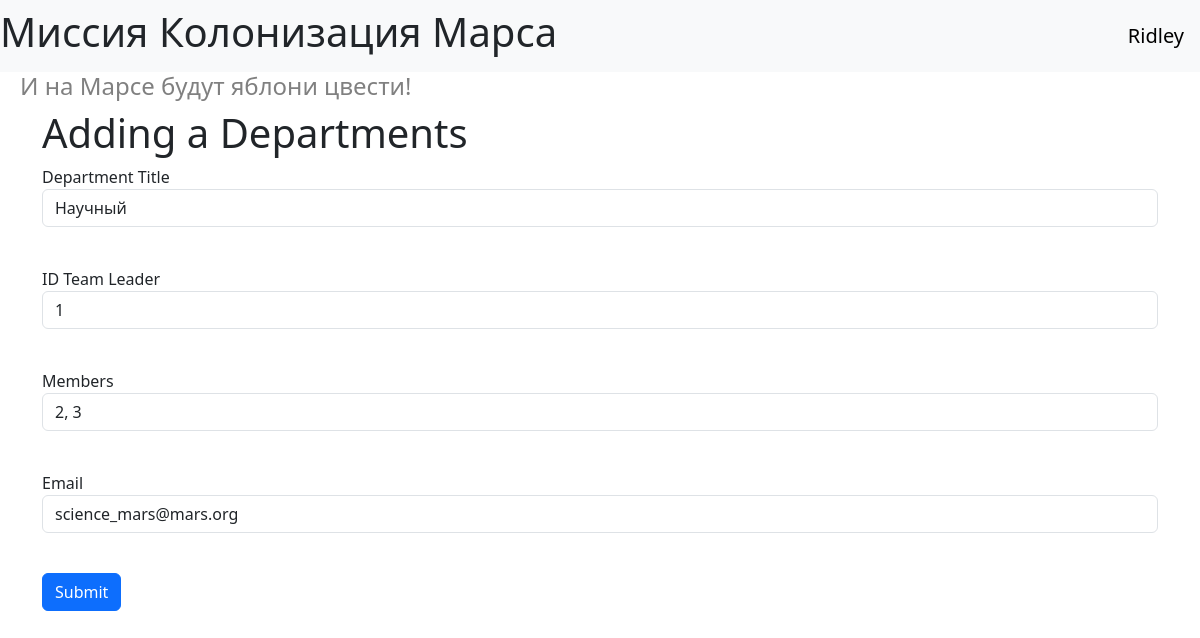
The app's page /edit_department/1 (signed in) with its own data.
### data/users.py (models this page shows, shortened)
class User(db_session.SqlAlchemyBase, UserMixin, SerializerMixin):
    __tablename__ = 'users'
    id = sqlalchemy.Column(sqlalchemy.Integer,
                           primary_key=True, autoincrement=True)
    surname = sqlalchemy.Column(sqlalchemy.String, nullable=True)
    name = sqlalchemy.Column(sqlalchemy.String, nullable=True)
    age = sqlalchemy.Column(sqlalchemy.Integer, nullable=True)
    position = sqlalchemy.Column(sqlalchemy.String, nullable=True)
    speciality = sqlalchemy.Column(sqlalchemy.String, nullable=True)
    address = sqlalchemy.Column(sqlalchemy.String, nullable=True)
    email = sqlalchemy.Column(sqlalchemy.String,
                              index=True, unique=True, nullable=True)
    hashed_password = sqlalchemy.Column(sqlalchemy.String, nullable=True)
    modified_date = sqlalchemy.Column(sqlalchemy.DateTime,
                                     default=datetime.datetime.now)
    jobs = orm.relationship('Job', back_populates='user')
    departments = orm.relationship('Department', back_populates='user2')

### data/departments.py (models this page shows)
class Department(db_session.SqlAlchemyBase, SerializerMixin):
    __tablename__ = 'departments'
    id = sqlalchemy.Column(sqlalchemy.Integer,
                           primary_key=True, autoincrement=True)
    title = sqlalchemy.Column(sqlalchemy.String, nullable=True)
    chief = sqlalchemy.Column(sqlalchemy.Integer, sqlalchemy.ForeignKey("users.id"))
    members = sqlalchemy.Column(sqlalchemy.String, nullable=True)
    email = sqlalchemy.Column(sqlalchemy.String,
                              index=True, unique=True, nullable=True)
    user2 = orm.relationship('User')

### index2.py (the view, shortened to what this page needs)
@app.route('/edit_department/<int:id>', methods=['GET', 'POST'])
@login_required
def edit_department(id):
    form = AddDepartmentForm()
    if request.method == "GET":
        db_sess = db_session.create_session()
        departments = db_sess.query(Department).filter(Department.id == id,
                                         ((Department.chief == current_user.id) | (current_user.id == 1))).first()
        if departments:
            form.title.data = departments.title
            form.chief.data = departments.chief
            form.members.data = departments.members
            form.email.data = departments.email
        else:
            abort(404)
    return render_template('add_departments.html', title='Редактирование департамента', form=form)

### forms/department.py
class AddDepartmentForm(FlaskForm):
    title = StringField('Department Title', validators=[DataRequired()])
    chief = StringField('ID Team Leader', validators=[DataRequired()])
    members = StringField('Members', validators=[DataRequired()])
    email = EmailField('Email', validators=[DataRequired()])
    submit = SubmitField('Submit')

### data/db_session.py (called while the page is built)
def create_session() -> Session:
    global __factory
    return __factory()

### index2.py (called while the page is built)
@login_manager.user_loader
def load_user(user_id):
    db_sess = db_session.create_session()
    return db_sess.query(User).get(user_id)

### templates/add_departments.html (shortened to what this page needs)
{% extends "base.html" %}
{% block content %}
<h1>Adding a Departments</h1>
{% if current_user.is_authenticated %}
    <form action="" method="post">
        <p>
            {{ form.title.label }}<br>
            {{ form.title(class="form-control") }}<br>
        </p>
        <p>
            {{ form.chief.label }}<br>
            {{ form.chief(class="form-control") }}<br>
        </p>
        <p>
            {{ form.members.label }}<br>
            {{ form.members(class="form-control") }}<br>
        </p>
        <p>
            {{ form.email.label }}<br>
            {{ form.email(class="form-control") }}<br>
        </p>
        <p>{{ form.submit(type="submit", class="btn btn-primary") }}</p>
    </form>
{% else %}
    <p>
        <h3>Авторизуйтесь</h3>
    </p>
{% endif %}
{% endblock %}

### templates/base.html (shortened to what this page needs)
<!DOCTYPE html>
<html lang="en">
<head>
    <link href="https://cdn.jsdelivr.net/npm/bootstrap@5.3.4/dist/css/bootstrap.min.css"
          rel="stylesheet"
>
    <link rel="stylesheet" type="text/css" href="/static/css/style2.css" />
    </head>
    <body>
        <header>
            <nav class="navbar navbar-light bg-light">
                <h1>Миссия Колонизация Марса</h1>
                {% if current_user.is_authenticated %}
                    <a class="navbar-brand" href="/logout">{{ current_user.name }}</a>
                {% else %}
                    <p>
                        <a class="btn btn-primary " href="/register">Зарегистрироваться</a>
                        <a class="btn btn-success" href="/login">Войти</a>
                    </p>
                {% endif %}
            </nav>
            <h4>И на Марсе будут яблони цвести!</h4>
        </header>
    <main role="main" class="container">
        {% block content %}{% endblock %}
    </main>
    </body>
</html>

### static/css/style2.css (style rules this page uses)
h4 { color: rgb(128, 128, 128); padding-left: 20px; }

### records on screen
User: name "Ridley"
Department: title "Научный", chief "1", members "2, 3", email "science_mars@mars.org"
